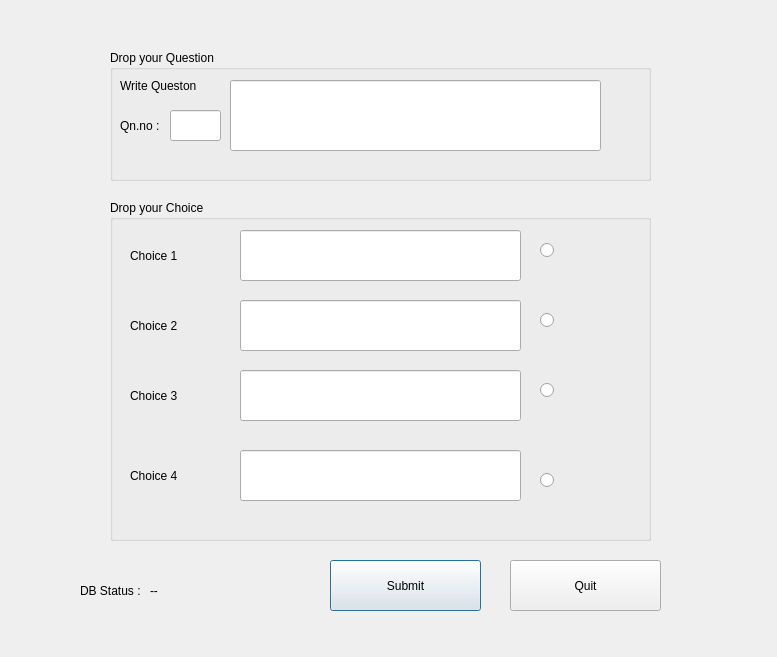
<?xml version="1.0" encoding="UTF-8"?>
<ui version="4.0">
 <class>Adminedit_apt</class>
 <widget class="QDialog" name="Adminedit_apt">
  <property name="geometry">
   <rect>
    <x>0</x>
    <y>0</y>
    <width>777</width>
    <height>657</height>
   </rect>
  </property>
  <property name="windowTitle">
   <string>Dialog</string>
  </property>
  <widget class="QGroupBox" name="ch_box">
   <property name="geometry">
    <rect>
     <x>110</x>
     <y>200</y>
     <width>541</width>
     <height>341</height>
    </rect>
   </property>
   <property name="title">
    <string>Drop your Choice</string>
   </property>
   <widget class="QLabel" name="label_7">
    <property name="geometry">
     <rect>
      <x>20</x>
      <y>250</y>
      <width>101</width>
      <height>51</height>
     </rect>
    </property>
    <property name="text">
     <string>Choice 4</string>
    </property>
   </widget>
   <widget class="QLineEdit" name="choice_2">
    <property name="geometry">
     <rect>
      <x>130</x>
      <y>100</y>
      <width>281</width>
      <height>51</height>
     </rect>
    </property>
   </widget>
   <widget class="QLabel" name="label_5">
    <property name="geometry">
     <rect>
      <x>20</x>
      <y>100</y>
      <width>101</width>
      <height>51</height>
     </rect>
    </property>
    <property name="text">
     <string>Choice 2</string>
    </property>
   </widget>
   <widget class="QLineEdit" name="choice_1">
    <property name="geometry">
     <rect>
      <x>130</x>
      <y>30</y>
      <width>281</width>
      <height>51</height>
     </rect>
    </property>
   </widget>
   <widget class="QLineEdit" name="choice_4">
    <property name="geometry">
     <rect>
      <x>130</x>
      <y>250</y>
      <width>281</width>
      <height>51</height>
     </rect>
    </property>
   </widget>
   <widget class="QLineEdit" name="choice_3">
    <property name="geometry">
     <rect>
      <x>130</x>
      <y>170</y>
      <width>281</width>
      <height>51</height>
     </rect>
    </property>
   </widget>
   <widget class="QLabel" name="label_6">
    <property name="geometry">
     <rect>
      <x>20</x>
      <y>170</y>
      <width>101</width>
      <height>51</height>
     </rect>
    </property>
    <property name="text">
     <string>Choice 3</string>
    </property>
   </widget>
   <widget class="QLabel" name="label_4">
    <property name="geometry">
     <rect>
      <x>20</x>
      <y>30</y>
      <width>101</width>
      <height>51</height>
     </rect>
    </property>
    <property name="text">
     <string>Choice 1</string>
    </property>
   </widget>
   <widget class="QRadioButton" name="ch1_rb">
    <property name="geometry">
     <rect>
      <x>430</x>
      <y>40</y>
      <width>95</width>
      <height>20</height>
     </rect>
    </property>
    <property name="text">
     <string/>
    </property>
   </widget>
   <widget class="QRadioButton" name="ch3_rb">
    <property name="geometry">
     <rect>
      <x>430</x>
      <y>180</y>
      <width>95</width>
      <height>20</height>
     </rect>
    </property>
    <property name="text">
     <string/>
    </property>
   </widget>
   <widget class="QRadioButton" name="ch4_rb">
    <property name="geometry">
     <rect>
      <x>430</x>
      <y>270</y>
      <width>95</width>
      <height>20</height>
     </rect>
    </property>
    <property name="text">
     <string/>
    </property>
   </widget>
   <widget class="QRadioButton" name="ch2_rb">
    <property name="geometry">
     <rect>
      <x>430</x>
      <y>110</y>
      <width>95</width>
      <height>20</height>
     </rect>
    </property>
    <property name="text">
     <string/>
    </property>
   </widget>
  </widget>
  <widget class="QGroupBox" name="qn_box">
   <property name="geometry">
    <rect>
     <x>110</x>
     <y>50</y>
     <width>541</width>
     <height>131</height>
    </rect>
   </property>
   <property name="title">
    <string>Drop your Question</string>
   </property>
   <widget class="QLabel" name="label_2">
    <property name="geometry">
     <rect>
      <x>10</x>
      <y>10</y>
      <width>161</width>
      <height>51</height>
     </rect>
    </property>
    <property name="text">
     <string>Write Queston</string>
    </property>
   </widget>
   <widget class="QLineEdit" name="qn_editor">
    <property name="geometry">
     <rect>
      <x>120</x>
      <y>30</y>
      <width>371</width>
      <height>71</height>
     </rect>
    </property>
   </widget>
   <widget class="QLabel" name="label">
    <property name="geometry">
     <rect>
      <x>10</x>
      <y>60</y>
      <width>51</width>
      <height>31</height>
     </rect>
    </property>
    <property name="text">
     <string>Qn.no :</string>
    </property>
   </widget>
   <widget class="QLineEdit" name="qn_number">
    <property name="geometry">
     <rect>
      <x>60</x>
      <y>60</y>
      <width>51</width>
      <height>31</height>
     </rect>
    </property>
   </widget>
  </widget>
  <widget class="QPushButton" name="submitbtn">
   <property name="geometry">
    <rect>
     <x>330</x>
     <y>560</y>
     <width>151</width>
     <height>51</height>
    </rect>
   </property>
   <property name="text">
    <string>Submit</string>
   </property>
  </widget>
  <widget class="QLabel" name="label_3">
   <property name="geometry">
    <rect>
     <x>80</x>
     <y>580</y>
     <width>91</width>
     <height>21</height>
    </rect>
   </property>
   <property name="text">
    <string>DB Status :</string>
   </property>
  </widget>
  <widget class="QLabel" name="qn_db_status">
   <property name="geometry">
    <rect>
     <x>150</x>
     <y>580</y>
     <width>91</width>
     <height>21</height>
    </rect>
   </property>
   <property name="text">
    <string>--</string>
   </property>
  </widget>
  <widget class="QPushButton" name="quit">
   <property name="geometry">
    <rect>
     <x>510</x>
     <y>560</y>
     <width>151</width>
     <height>51</height>
    </rect>
   </property>
   <property name="text">
    <string>Quit</string>
   </property>
  </widget>
 </widget>
 <resources/>
 <connections/>
</ui>
